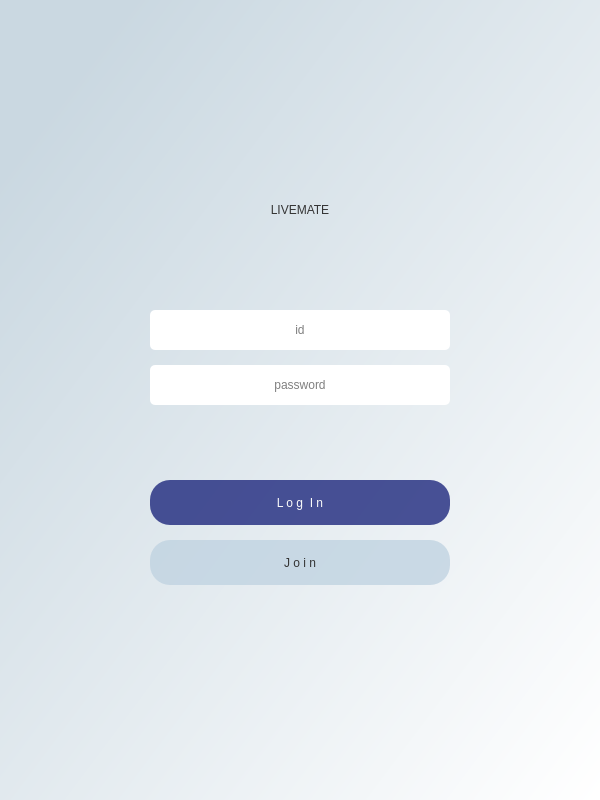
<?xml version="1.0" encoding="UTF-8"?>
<ui version="4.0">
 <class>Dialog</class>
 <widget class="QDialog" name="Dialog">
  <property name="geometry">
   <rect>
    <x>0</x>
    <y>0</y>
    <width>600</width>
    <height>800</height>
   </rect>
  </property>
  <property name="windowTitle">
   <string>Dialog</string>
  </property>
  <widget class="QWidget" name="bgwidget" native="true">
   <property name="geometry">
    <rect>
     <x>0</x>
     <y>0</y>
     <width>600</width>
     <height>800</height>
    </rect>
   </property>
   <property name="styleSheet">
    <string notr="true">QWidget#bgwidget{
background-color:qlineargradient(spread:pad, x1:0.112, y1:0.107318, x2:1, y2:0.994, stop:0 rgba(202, 216, 225, 255), stop:1 rgba(255, 255, 255, 255))
}</string>
   </property>
   <widget class="QLabel" name="label">
    <property name="geometry">
     <rect>
      <x>150</x>
      <y>180</y>
      <width>300</width>
      <height>60</height>
     </rect>
    </property>
    <property name="styleSheet">
     <string notr="true">font: 36pt &quot;Noto Mono&quot;;
color: rgb(52, 52, 52);</string>
    </property>
    <property name="text">
     <string>LIVEMATE</string>
    </property>
    <property name="alignment">
     <set>Qt::AlignCenter</set>
    </property>
   </widget>
   <widget class="QPushButton" name="loginBtn">
    <property name="geometry">
     <rect>
      <x>150</x>
      <y>480</y>
      <width>300</width>
      <height>45</height>
     </rect>
    </property>
    <property name="styleSheet">
     <string notr="true">QPushButton#loginBtn{
	border-radius:20px;
	font: 75 12pt &quot;Manjari Bold&quot;;
	background-color: rgba(26, 36, 122, 200);
	color: rgb(250, 250, 250);
}

QPushButton#loginBtn:hover{
	background-color: rgba(26, 36, 122, 180);

}</string>
    </property>
    <property name="text">
     <string>L o g  I n</string>
    </property>
   </widget>
   <widget class="QPushButton" name="joinBtn">
    <property name="geometry">
     <rect>
      <x>150</x>
      <y>540</y>
      <width>300</width>
      <height>45</height>
     </rect>
    </property>
    <property name="styleSheet">
     <string notr="true">QPushButton#joinBtn{
	border-radius:20px;
	font: 75 12pt &quot;Manjari Bold&quot;;
	background-color: rgba(191, 210, 225, 200);
	color: rgb(52, 52, 52);
}

QPushButton#joinBtn:hover{
	background-color: rgba(191, 210, 225, 160);
}
</string>
    </property>
    <property name="text">
     <string>J o i n</string>
    </property>
   </widget>
   <widget class="QLineEdit" name="idEdit">
    <property name="geometry">
     <rect>
      <x>150</x>
      <y>310</y>
      <width>300</width>
      <height>40</height>
     </rect>
    </property>
    <property name="styleSheet">
     <string notr="true">border-radius: 5px;
font: 11pt &quot;Sans Serif&quot;;</string>
    </property>
    <property name="text">
     <string/>
    </property>
    <property name="alignment">
     <set>Qt::AlignCenter</set>
    </property>
    <property name="placeholderText">
     <string>id</string>
    </property>
   </widget>
   <widget class="QLineEdit" name="pwEdit">
    <property name="geometry">
     <rect>
      <x>150</x>
      <y>365</y>
      <width>300</width>
      <height>40</height>
     </rect>
    </property>
    <property name="styleSheet">
     <string notr="true">border-radius: 5px;
font: 11pt &quot;Sans Serif&quot;;</string>
    </property>
    <property name="text">
     <string/>
    </property>
    <property name="alignment">
     <set>Qt::AlignCenter</set>
    </property>
    <property name="placeholderText">
     <string>password</string>
    </property>
   </widget>
   <widget class="QLabel" name="chLabel">
    <property name="geometry">
     <rect>
      <x>150</x>
      <y>410</y>
      <width>300</width>
      <height>18</height>
     </rect>
    </property>
    <property name="styleSheet">
     <string notr="true">font: 10pt &quot;Sans Serif&quot;;
color: rgb(212, 0, 0);</string>
    </property>
    <property name="text">
     <string/>
    </property>
   </widget>
  </widget>
 </widget>
 <resources/>
 <connections/>
</ui>
